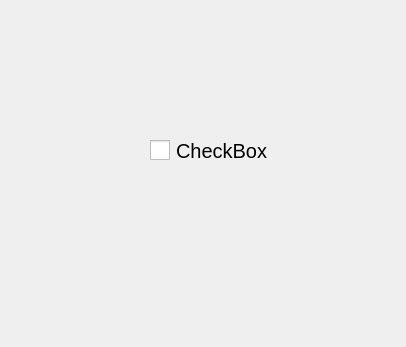
<?xml version="1.0" encoding="UTF-8"?>
<ui version="4.0">
 <class>Widget</class>
 <widget class="QWidget" name="Widget">
  <property name="geometry">
   <rect>
    <x>0</x>
    <y>0</y>
    <width>406</width>
    <height>347</height>
   </rect>
  </property>
  <property name="windowTitle">
   <string>Widget</string>
  </property>
  <widget class="QCheckBox" name="checkBox">
   <property name="geometry">
    <rect>
     <x>150</x>
     <y>140</y>
     <width>151</width>
     <height>21</height>
    </rect>
   </property>
   <property name="styleSheet">
    <string notr="true">QCheckBox{font:20px;}

QCheckBox::indicator{
		width:20px;
		height:20px;
}
QCheckBox::indicator:unchecked{
		image:url(:/checkbox-unchecked.png)
}
QCheckBox::indicator:unchecked:hover{
		image:url(:/checkbox-unchecked_hover.png)
}
QCheckBox::indicator:unchecked:pressed{
		image:url(:/checkbox-unchecked_pressed.png)
}
QCheckBox::indicator:checked{
		image:url(:/checkbox-checked.png)
}
QCheckBox::indicator:checked:hover{
		image:url(:/checkbox-checked_hover.png)
}
QCheckBox::indicator:checked:pressed{
		image:url(:/checkbox-checked_pressed.png)
}</string>
   </property>
   <property name="text">
    <string>CheckBox</string>
   </property>
  </widget>
 </widget>
 <resources/>
 <connections/>
</ui>
